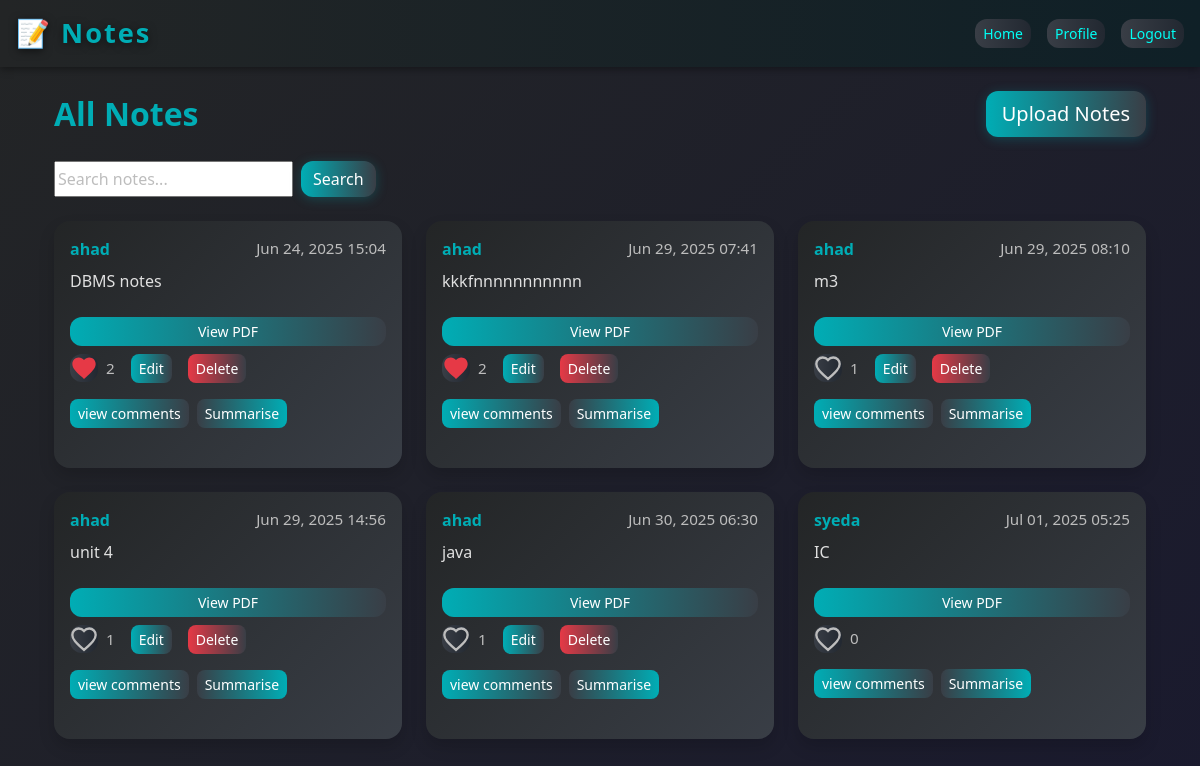
Screenshot of /first_note/notes/ (signed in) with the database file from the repository.
### first_note/models.py (models this page shows, shortened)
class notes(models.Model):
    user = models.ForeignKey(User, on_delete=models.CASCADE)
    content = models.TextField()
    BRANCH_CHOICES = [
        ('cse', 'CSE'),
        ('it', 'IT'),
        ('ece', 'ECE'),
    ]
    branch = models.CharField(max_length=10, choices=BRANCH_CHOICES,default='cse')
    year = models.IntegerField(choices=[(1, '1st'), (2, '2nd'), (3, '3rd'), (4, '4th')],default=1)
    semester = models.IntegerField(choices=[(1, 'Semester 1'), (2, 'Semester 2'), (3, 'Semester 3'), (4, 'Semester 4'), (5, 'Semester 5'), (6, 'Semester 6'), (7, 'Semester 7'), (8, 'Semester 8')], default=1)
    pdf = models.FileField(upload_to='tweets/pdfs/', blank=True, null=True)
    created_at = models.DateTimeField(default=timezone.now)
    updated_at = models.DateTimeField(auto_now=True)
    likes = models.ManyToManyField(User, related_name='liked_tweets', blank=True)
    favourites = models.ManyToManyField(User, related_name='favourite_notes', blank=True)

### first_note/views.py (the view)
# urls.py: path('notes/', views.notes_page, name='notes_page'),
def notes_page(request):
    all_notes = notes.objects.all()
    comment_forms = {note.id: CommentForm() for note in all_notes}
    search_form = searchForm()
    return render(request, 'notes/notes_page.html', {'notes': all_notes, 'comment_forms': comment_forms, 'form': search_form})

### first_note/form.py (shortened to what this page needs)
class searchForm(forms.Form):
    query = forms.CharField(label='Search Notes', max_length=100, required=False, widget=forms.TextInput(attrs={'placeholder': 'Search notes...'}))

### first_note/templates/notes/notes_page.html (shortened to what this page needs)
{% extends "layout.html" %}
{% block content %}
<div class="container">
    <div class="d-flex justify-content-between align-items-center mb-4">
        <h2 class="note-title mb-0">All Notes</h2>
        {% if user.is_authenticated %}
            <a href="{% url 'upload_notes' %}" class="btn btn-lg" style="
                background: linear-gradient(90deg, #00adb5 0%, #393e46 100%);
                color: #fff;
                font-weight: 500;
                border-radius: 12px;
                box-shadow: 0 2px 12px #00adb544;
            ">
                Upload Notes
            </a>
        {% endif %}
    </div>
    <form method="get" action="{% url 'search_notes' %}" class="d-flex mb-4" role="search">
        {{ form.query }}
        <button type="submit" class="btn ms-2" style="
            background: linear-gradient(90deg, #00adb5 0%, #393e46 100%);
            color: #fff;
            font-weight: 500;
            border-radius: 12px;
            box-shadow: 0 2px 12px #00adb544;
        ">
            Search
        </button>
    </form>
    <div class="row g-4">
        {% for note in notes %}
            <div class="col-12 col-md-6 col-lg-4">
                <div class="card h-100 mb-4 p-3 shadow" style="background: linear-gradient(135deg, #232526 0%, #393e46 100%); border-radius: 16px;">
                    <div class="d-flex justify-content-between align-items-center mb-2">
                        <span class="note-title">{{ note.user.username }}</span>
                        <span class="note-meta">{{ note.created_at|date:"M d, Y H:i" }}</span>
                    </div>
                    <div class="mb-2" style="color: #e0e0e0;">
                        {{ note.content|linebreaks }}
                    </div>
                    {% if note.pdf %}
                        <a href="{{ note.pdf.url }}" class="btn btn-sm" style="background: linear-gradient(90deg, #00adb5 0%, #393e46 100%); color: #fff;" target="_blank">
                            View PDF
                        </a>
                    {% endif %}
                    <div class="mt-2 note-meta d-flex align-items-center gap-2">
                        <form method="post" action="{% url 'like_note' note.id %}" class="d-inline">
                            <button type="submit" class="btn p-0 border-0 bg-transparent" style="outline: none;">
                                {% if user.is_authenticated and user in note.likes.all %}
                                    <svg xmlns="http://www.w3.org/2000/svg" width="28" height="28" fill="#e63946" viewBox="0 0 24 24">
                                        <path d="M12 21.35l-1.45-1.32C5.4 15.36 2 12.28 2 8.5 2 5.42 4.42 3 7.5 3c1.74 0 3.41 0.81 4.5 2.09C13.09 3.81 14.76 3 16.5 3 19.58 3 22 5.42 22 8.5c0 3.78-3.4 6.86-8.55 11.54L12 21.35z"/>
                                    </svg>
                                {% endif %}
                            </button>
                        </form>
                        <span>{{ note.likes.count }}</span>
                        {% if user.is_authenticated and user == note.user %}
                            <a href="{% url 'edit_note' note.id %}" class="btn btn-sm ms-2" style="background: linear-gradient(90deg, #00adb5 0%, #393e46 100%); color: #fff; border-radius: 8px;">
                                Edit
                            </a>
                            <form method="post" action="{% url 'delete_note' note.id %}" class="d-inline ms-2" onsubmit="return confirm('Are you sure you want to delete this note?');">
                                <button type="submit" class="btn btn-sm" style="background: linear-gradient(90deg, #e63946 0%, #393e46 100%); color: #fff; border-radius: 8px;">
                                    Delete
                                </button>
                            </form>
                        {% endif %}
                    </div>
                    <div class="mt-3 d-flex gap-2">
                        <a href="{% url 'comment_on_note' note.id %}" class="btn btn-sm" style="background: linear-gradient(90deg, #00adb5 0%, #393e46 100%); color: #fff; border-radius: 8px;">
                            view comments
                        </a>
                        <a href="{% url 'note_summary' note.id %}" class="btn btn-sm" style="background: linear-gradient(90deg, #393e46 0%, #00adb5 100%); color: #fff; border-radius: 8px;">
                            Summarise
                        </a>
                    </div>
                </div>
            </div>
        {% endfor %}
    </div>
</div>
{% endblock %}

### templates/layout.html (style rules this page uses)
body { background: linear-gradient(135deg, #232526 0%, #1a1a2e 100%); color: #e0e0e0; min-height: 100vh; }
.btn { border-radius: 12px; background: linear-gradient(90deg, #393e46 0%, #222831 100%); color: #00fff5; border: none; transition: background 0.3s, color 0.3s; }
.card { background: linear-gradient(135deg, #232526 0%, #393e46 100%); border: none; box-shadow: 0 4px 24px rgba(0,0,0,0.4); }
a, a:hover { color: #00fff5; text-decoration: underline; }
.note-title { color: #00adb5; font-weight: 600; }
.note-meta { color: #bdbdbd; font-size: 0.95em; }
input::placeholder, textarea::placeholder { color: #bdbdbd !important; opacity: 1; }

### rows the page displays
notes: user.username "ahad", created_at "Jun 24, 2025 15:04", content "DBMS notes", likes.count "2", shows "Edit"
notes: user.username "ahad", created_at "Jun 29, 2025 07:41", content "kkkfnnnnnnnnnnn", likes.count "2", shows "Edit"
notes: user.username "ahad", created_at "Jun 29, 2025 08:10", content "m3", likes.count "1", shows "Edit"
notes: user.username "ahad", created_at "Jun 29, 2025 14:56", content "unit 4", likes.count "1", shows "Edit"
notes: user.username "ahad", created_at "Jun 30, 2025 06:30", content "java", likes.count "1", shows "Edit"
notes: user.username "syeda", created_at "Jul 01, 2025 05:25", content "IC", likes.count "0"
